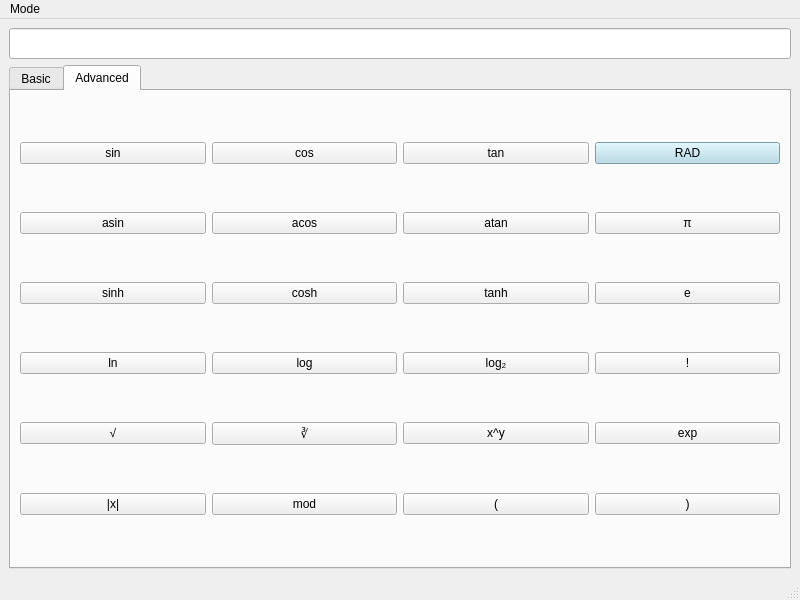
<?xml version="1.0" encoding="UTF-8"?>
<ui version="4.0">
 <class>engineerWindow</class>
 <widget class="QMainWindow" name="engineerWindow">
  <property name="geometry">
   <rect>
    <x>0</x>
    <y>0</y>
    <width>800</width>
    <height>600</height>
   </rect>
  </property>
  <property name="windowTitle">
   <string>Engineer Calculator</string>
  </property>
  <widget class="QWidget" name="centralwidget">
   <layout class="QVBoxLayout" name="verticalLayout">
    <item>
     <widget class="QLineEdit" name="lineEdit">
      <property name="sizePolicy">
       <sizepolicy hsizetype="Expanding" vsizetype="Fixed">
        <horstretch>0</horstretch>
        <verstretch>0</verstretch>
       </sizepolicy>
      </property>
      <property name="font">
       <font>
        <pointsize>14</pointsize>
       </font>
      </property>
      <property name="readOnly">
       <bool>false</bool>
      </property>
     </widget>
    </item>
    <item>
     <widget class="QTabWidget" name="tabWidget">
      <property name="currentIndex">
       <number>1</number>
      </property>
      <widget class="QWidget" name="tab_basic">
       <attribute name="title">
        <string>Basic</string>
       </attribute>
       <layout class="QGridLayout" name="gridLayout_basic">
        <item row="0" column="0">
         <widget class="QPushButton" name="pushButton_clear">
          <property name="text">
           <string>C</string>
          </property>
         </widget>
        </item>
        <item row="0" column="1">
         <widget class="QPushButton" name="pushButton_divide">
          <property name="text">
           <string>/</string>
          </property>
         </widget>
        </item>
        <item row="0" column="2">
         <widget class="QPushButton" name="pushButton_multiply">
          <property name="text">
           <string>×</string>
          </property>
         </widget>
        </item>
        <item row="0" column="3">
         <widget class="QPushButton" name="pushButton_clearall">
          <property name="text">
           <string>AC</string>
          </property>
         </widget>
        </item>
        <item row="1" column="0">
         <widget class="QPushButton" name="pushButton_7">
          <property name="text">
           <string>7</string>
          </property>
         </widget>
        </item>
        <item row="1" column="1">
         <widget class="QPushButton" name="pushButton_8">
          <property name="text">
           <string>8</string>
          </property>
         </widget>
        </item>
        <item row="1" column="2">
         <widget class="QPushButton" name="pushButton_9">
          <property name="text">
           <string>9</string>
          </property>
         </widget>
        </item>
        <item row="1" column="3">
         <widget class="QPushButton" name="pushButton_minus">
          <property name="text">
           <string>−</string>
          </property>
         </widget>
        </item>
        <item row="2" column="0">
         <widget class="QPushButton" name="pushButton_4">
          <property name="text">
           <string>4</string>
          </property>
         </widget>
        </item>
        <item row="2" column="1">
         <widget class="QPushButton" name="pushButton_5">
          <property name="text">
           <string>5</string>
          </property>
         </widget>
        </item>
        <item row="2" column="2">
         <widget class="QPushButton" name="pushButton_6">
          <property name="text">
           <string>6</string>
          </property>
         </widget>
        </item>
        <item row="2" column="3">
         <widget class="QPushButton" name="pushButton_plus">
          <property name="text">
           <string>+</string>
          </property>
         </widget>
        </item>
        <item row="3" column="0">
         <widget class="QPushButton" name="pushButton_1">
          <property name="text">
           <string>1</string>
          </property>
         </widget>
        </item>
        <item row="3" column="1">
         <widget class="QPushButton" name="pushButton_2">
          <property name="text">
           <string>2</string>
          </property>
         </widget>
        </item>
        <item row="3" column="2">
         <widget class="QPushButton" name="pushButton_3">
          <property name="text">
           <string>3</string>
          </property>
         </widget>
        </item>
        <item row="3" column="3">
         <widget class="QPushButton" name="pushButton_percent">
          <property name="text">
           <string>%</string>
          </property>
         </widget>
        </item>
        <item row="4" column="0" colspan="2">
         <widget class="QPushButton" name="pushButton_0">
          <property name="text">
           <string>0</string>
          </property>
         </widget>
        </item>
        <item row="4" column="2">
         <widget class="QPushButton" name="pushButton_dot">
          <property name="text">
           <string>.</string>
          </property>
         </widget>
        </item>
        <item row="4" column="3">
         <widget class="QPushButton" name="pushButton_equal">
          <property name="text">
           <string>=</string>
          </property>
         </widget>
        </item>
       </layout>
      </widget>
      <widget class="QWidget" name="tab_advanced">
       <attribute name="title">
        <string>Advanced</string>
       </attribute>
       <layout class="QGridLayout" name="gridLayout_advanced">
        <item row="0" column="0">
         <widget class="QPushButton" name="pushButton_sin">
          <property name="toolTip">
           <string>Sine function</string>
          </property>
          <property name="text">
           <string>sin</string>
          </property>
         </widget>
        </item>
        <item row="0" column="1">
         <widget class="QPushButton" name="pushButton_cos">
          <property name="toolTip">
           <string>Cosine function</string>
          </property>
          <property name="text">
           <string>cos</string>
          </property>
         </widget>
        </item>
        <item row="0" column="2">
         <widget class="QPushButton" name="pushButton_tan">
          <property name="toolTip">
           <string>Tangent function</string>
          </property>
          <property name="text">
           <string>tan</string>
          </property>
         </widget>
        </item>
        <item row="0" column="3">
         <widget class="QPushButton" name="pushButton_deg_rad">
          <property name="toolTip">
           <string>Toggle Radian/Degree mode</string>
          </property>
          <property name="styleSheet">
           <string>background-color: lightblue;</string>
          </property>
          <property name="text">
           <string>RAD</string>
          </property>
         </widget>
        </item>
        <item row="1" column="0">
         <widget class="QPushButton" name="pushButton_asin">
          <property name="toolTip">
           <string>Inverse Sine</string>
          </property>
          <property name="text">
           <string>asin</string>
          </property>
         </widget>
        </item>
        <item row="1" column="1">
         <widget class="QPushButton" name="pushButton_acos">
          <property name="toolTip">
           <string>Inverse Cosine</string>
          </property>
          <property name="text">
           <string>acos</string>
          </property>
         </widget>
        </item>
        <item row="1" column="2">
         <widget class="QPushButton" name="pushButton_atan">
          <property name="toolTip">
           <string>Inverse Tangent</string>
          </property>
          <property name="text">
           <string>atan</string>
          </property>
         </widget>
        </item>
        <item row="1" column="3">
         <widget class="QPushButton" name="pushButton_pi">
          <property name="toolTip">
           <string>Pi constant</string>
          </property>
          <property name="text">
           <string>π</string>
          </property>
         </widget>
        </item>
        <item row="2" column="0">
         <widget class="QPushButton" name="pushButton_sinh">
          <property name="toolTip">
           <string>Hyperbolic Sine</string>
          </property>
          <property name="text">
           <string>sinh</string>
          </property>
         </widget>
        </item>
        <item row="2" column="1">
         <widget class="QPushButton" name="pushButton_cosh">
          <property name="toolTip">
           <string>Hyperbolic Cosine</string>
          </property>
          <property name="text">
           <string>cosh</string>
          </property>
         </widget>
        </item>
        <item row="2" column="2">
         <widget class="QPushButton" name="pushButton_tanh">
          <property name="toolTip">
           <string>Hyperbolic Tangent</string>
          </property>
          <property name="text">
           <string>tanh</string>
          </property>
         </widget>
        </item>
        <item row="2" column="3">
         <widget class="QPushButton" name="pushButton_e">
          <property name="toolTip">
           <string>Euler's number</string>
          </property>
          <property name="text">
           <string>e</string>
          </property>
         </widget>
        </item>
        <item row="3" column="0">
         <widget class="QPushButton" name="pushButton_ln">
          <property name="toolTip">
           <string>Natural Logarithm</string>
          </property>
          <property name="text">
           <string>ln</string>
          </property>
         </widget>
        </item>
        <item row="3" column="1">
         <widget class="QPushButton" name="pushButton_log">
          <property name="toolTip">
           <string>Base 10 Logarithm</string>
          </property>
          <property name="text">
           <string>log</string>
          </property>
         </widget>
        </item>
        <item row="3" column="2">
         <widget class="QPushButton" name="pushButton_log2">
          <property name="toolTip">
           <string>Base 2 Logarithm</string>
          </property>
          <property name="text">
           <string>log₂</string>
          </property>
         </widget>
        </item>
        <item row="3" column="3">
         <widget class="QPushButton" name="pushButton_factorial">
          <property name="toolTip">
           <string>Factorial</string>
          </property>
          <property name="text">
           <string>!</string>
          </property>
         </widget>
        </item>
        <item row="4" column="0">
         <widget class="QPushButton" name="pushButton_sqrt">
          <property name="toolTip">
           <string>Square Root</string>
          </property>
          <property name="text">
           <string>√</string>
          </property>
         </widget>
        </item>
        <item row="4" column="1">
         <widget class="QPushButton" name="pushButton_cbrt">
          <property name="toolTip">
           <string>Cube Root</string>
          </property>
          <property name="text">
           <string>∛</string>
          </property>
         </widget>
        </item>
        <item row="4" column="2">
         <widget class="QPushButton" name="pushButton_power">
          <property name="toolTip">
           <string>Power</string>
          </property>
          <property name="text">
           <string>x^y</string>
          </property>
         </widget>
        </item>
        <item row="4" column="3">
         <widget class="QPushButton" name="pushButton_exp">
          <property name="toolTip">
           <string>e raised to power</string>
          </property>
          <property name="text">
           <string>exp</string>
          </property>
         </widget>
        </item>
        <item row="5" column="0">
         <widget class="QPushButton" name="pushButton_abs">
          <property name="toolTip">
           <string>Absolute Value</string>
          </property>
          <property name="text">
           <string>|x|</string>
          </property>
         </widget>
        </item>
        <item row="5" column="1">
         <widget class="QPushButton" name="pushButton_mod">
          <property name="toolTip">
           <string>Modulo</string>
          </property>
          <property name="text">
           <string>mod</string>
          </property>
         </widget>
        </item>
        <item row="5" column="2">
         <widget class="QPushButton" name="pushButton_left_paren">
          <property name="toolTip">
           <string>Left Parenthesis</string>
          </property>
          <property name="text">
           <string>(</string>
          </property>
         </widget>
        </item>
        <item row="5" column="3">
         <widget class="QPushButton" name="pushButton_right_paren">
          <property name="toolTip">
           <string>Right Parenthesis</string>
          </property>
          <property name="text">
           <string>)</string>
          </property>
         </widget>
        </item>
       </layout>
      </widget>
     </widget>
    </item>
   </layout>
  </widget>
  <widget class="QMenuBar" name="menubar">
   <property name="geometry">
    <rect>
     <x>0</x>
     <y>0</y>
     <width>800</width>
     <height>23</height>
    </rect>
   </property>
   <widget class="QMenu" name="menuType">
    <property name="title">
     <string>Mode</string>
    </property>
    <addaction name="actionSimple"/>
    <addaction name="actionEngineer"/>
   </widget>
   <addaction name="menuType"/>
  </widget>
  <widget class="QStatusBar" name="statusbar"/>
  <action name="actionSimple">
   <property name="checkable">
    <bool>true</bool>
   </property>
   <property name="text">
    <string>Simple</string>
   </property>
  </action>
  <action name="actionEngineer">
   <property name="checkable">
    <bool>true</bool>
   </property>
   <property name="checked">
    <bool>true</bool>
   </property>
   <property name="text">
    <string>Engineer</string>
   </property>
  </action>
 </widget>
 <resources/>
 <connections/>
</ui>
